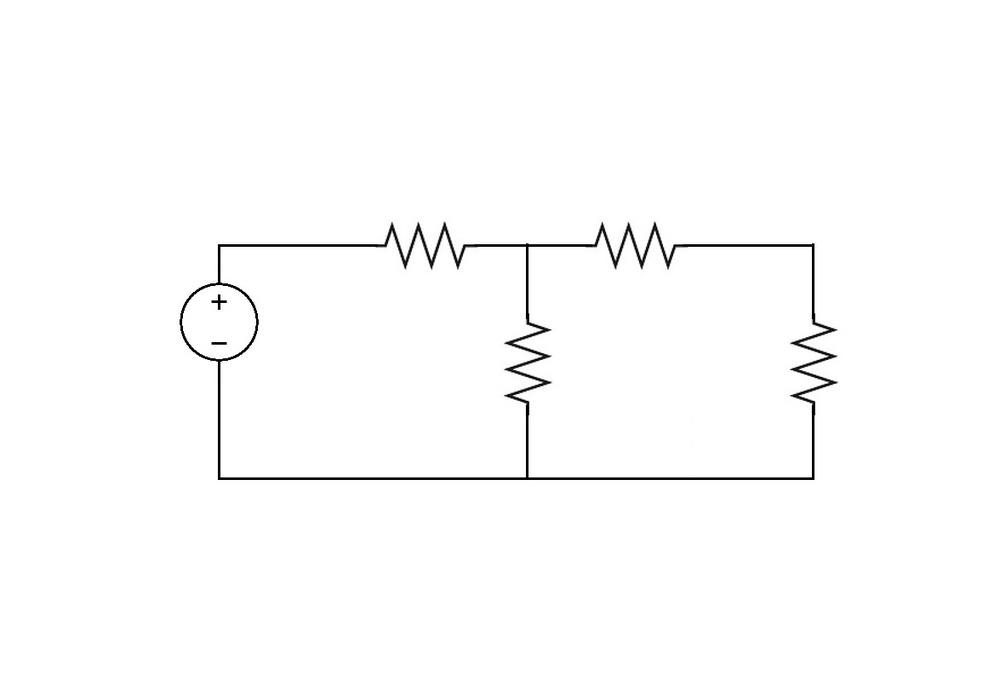
#> input picture circuit4.jpg, 1000 x 697 px, shrunk from 1175 x 819 before the run
$ jupyter execute 'Assigned Lab.ipynb'
#> lines starting #> are read from the running program, lines starting #| are printed output that depends on the picture; after the words box and inside, x2 and y2 are one past the last pixel; in counts of white or black regions, pixels touching at a corner belong together
[cell 1]
import cv2
import numpy as np
from matplotlib import pyplot as plt

img = cv2.imread("circuit4.jpg")
#> img is the input picture: shape (697, 1000, 3); mean B, G, R 252.3, 252.3, 252.3
gray = cv2.cvtColor(img, cv2.COLOR_BGR2GRAY)

resistor = cv2.imread("resistor.jpg",0)
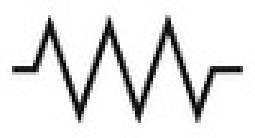
#> input picture resistor.jpg, 85 x 46 px, shrunk from 100 x 54 before the run (shown 3 times larger)
#> resistor: shape (46, 85); min 0, max 255, mean 227.4
resistor90 = cv2.imread("res90.jpg",0)
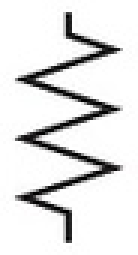
#> input picture res90.jpg, 46 x 85 px, shrunk from 54 x 100 before the run (shown 3 times larger)
#> resistor90: shape (85, 46); min 0, max 255, mean 227.4
source = cv2.imread("src.jpg",0)
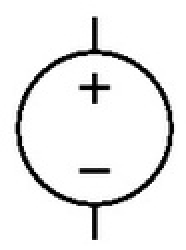
#> input picture src.jpg, 93 x 125 px, shrunk from 109 x 147 before the run (shown 2 times larger)
#> source is the input picture: shape (125, 93); min 0, max 255, mean 237
#node = cv2.imread("node.jpg",0)

wres, hres = resistor.shape[::-1]
#> wres = 85; hres = 46
wres90, hres90 = resistor90.shape[::-1]
#> wres90 = 46; hres90 = 85
ws, hs = source.shape[::-1]
#> ws = 93; hs = 125
#wn, hn = node.shape[::-1]

res = cv2.matchTemplate(gray, resistor, cv2.TM_CCOEFF_NORMED)
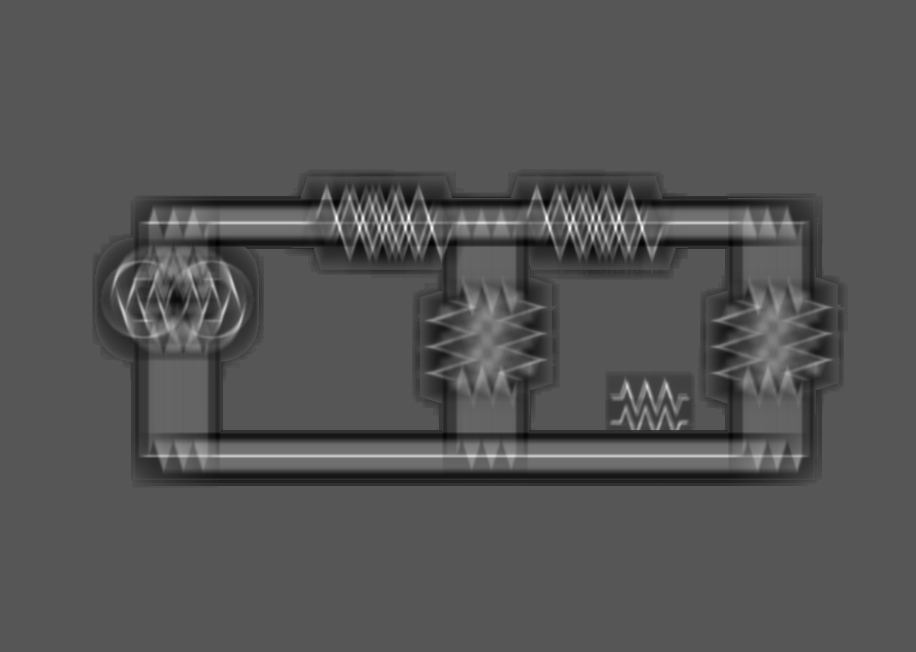
#> res: shape (652, 916) float32; min -0.14, max 0.275, mean -0.00272; drawn with min black and max white
res90 = cv2.matchTemplate(gray, resistor90, cv2.TM_CCOEFF_NORMED)
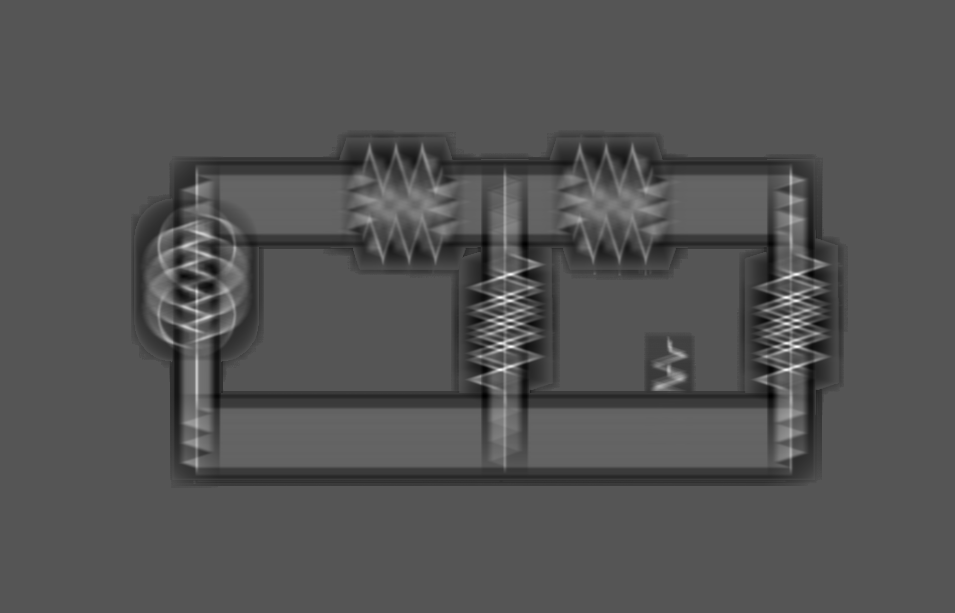
#> res90: shape (613, 955) float32; min -0.142, max 0.28, mean -0.00256; drawn with min black and max white
src = cv2.matchTemplate(gray, source, cv2.TM_CCOEFF_NORMED)
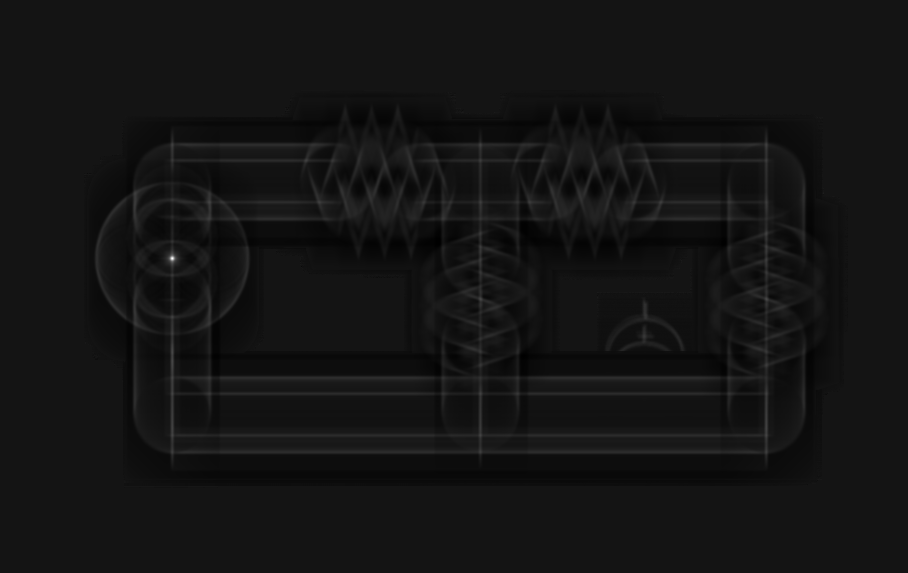
#> src: shape (573, 908) float32; min -0.085, max 0.965, mean -0.00177; drawn with min black and max white
#nd = cv2.matchTemplate(gray, node, cv2.TM_SQDIFF_NORMED)

min_val, max_val, min_loc, max_loc = cv2.minMaxLoc(res)
#> min_val = -0.14; max_val = 0.275; min_loc = (217, 244); max_loc = (359, 228)
min_val_90, max_val_90, min_loc_90, max_loc_90 = cv2.minMaxLoc(res90)
#> min_val_90 = -0.142; max_val_90 = 0.28; min_loc_90 = (484, 395); max_loc_90 = (796, 346)
min_vals, max_vals, min_locs, max_locs = cv2.minMaxLoc(src)
#> min_vals = -0.085; max_vals = 0.965; min_locs = (438, 241); max_locs = (172, 258)
#min_valn, max_valn, min_locn, max_locn = cv2.minMaxLoc(nd)

# create threshold from min val, find where sqdiff is less than thresh
match_locations = np.where(res/max_val>=0.99925)
#> match_locations = ([228], [359])
match_locations_90 = np.where(res90/max_val_90 >= 0.99925)
#> match_locations_90 = ([346], [796])
match_locations_src = np.where(src/max_vals>=0.99925)
#> match_locations_src = ([258], [172])
#match_locations_nd = np.where(nd/max_valn>=0.99925)


print("Resistors Found: ", len(match_locations_90[0])+len(match_locations[0]))
#| Resistors Found:  2
print("Voltage Sources Found: ", len(match_locations_src[0]))
#| Voltage Sources Found:  1
#print("Nodes Found: ", len(match_locations_nd[0]))

# draw template match boxes
i = 1
for (x, y) in zip(match_locations[1], match_locations[0]):
    cv2.rectangle(img, (x, y), (x+wres, y+hres), [0,255,255], 2)
    cv2.putText(img,"R"+str(i), (x,y), cv2.FONT_HERSHEY_SIMPLEX, 1.5, 255)
    i+=1
#> this loop made 1 pass
#> (x, y, i) on pass 1: (359, 228, 2)
#> after the loop, i = 2
for (x, y) in zip(match_locations_90[1], match_locations_90[0]):
    cv2.rectangle(img, (x, y), (x+wres90, y+hres90), [0,255,255], 2)
    cv2.putText(img,"R"+str(i), (x+20,y), cv2.FONT_HERSHEY_SIMPLEX, 1.5, 255)
    i+=1
#> this loop made 1 pass
#> (x, y, i) on pass 1: (796, 346, 3)
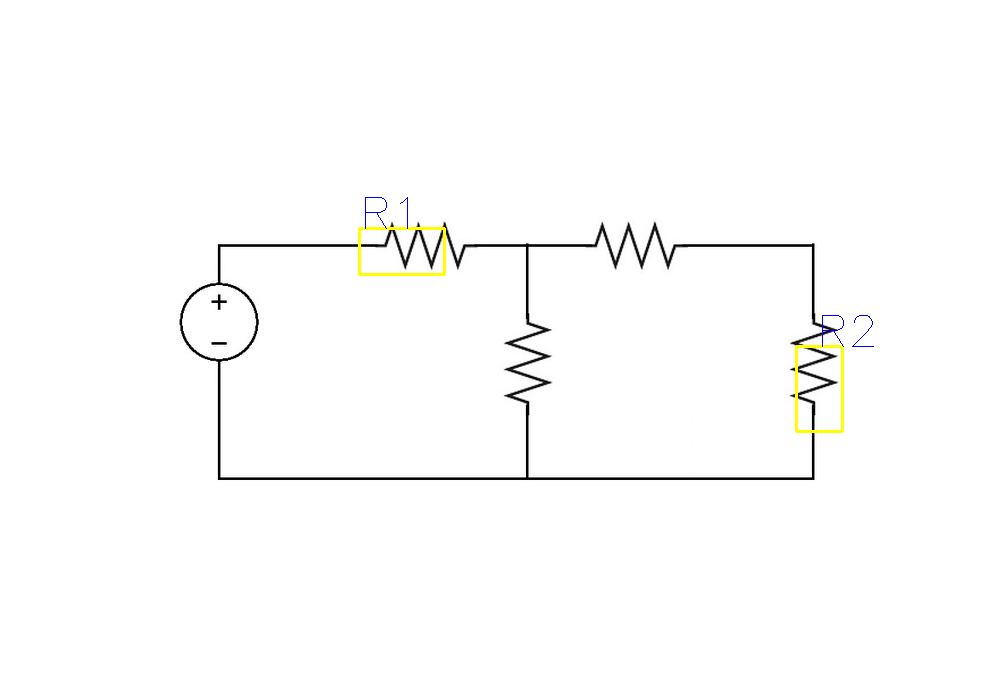
#> img: shape (697, 1000, 3); mean B, G, R 251.8, 252.2, 252.2
#> after the loop, i = 3
i = 1
for (x, y) in zip(match_locations_src[1], match_locations_src[0]):
    cv2.rectangle(img, (x, y), (x+ws, y+hs), [255,0,255], 2)
    #cv2.rectangle(img, (int(x+ws/2)+2, y-2), (int(x+ws/2)+2, y-4), [255,0,255], 2)
    cv2.putText(img,"V"+str(i), (x,y), cv2.FONT_HERSHEY_SIMPLEX, 1.5, 255)
    if i == 1:
        xtrav = int(x+ws/2)+2
        ytrav = y-2
    i+=1
#> this loop made 1 pass
#> (x, y, xtrav, ytrav, i) on pass 1: (172, 258, 220, 256, 2)
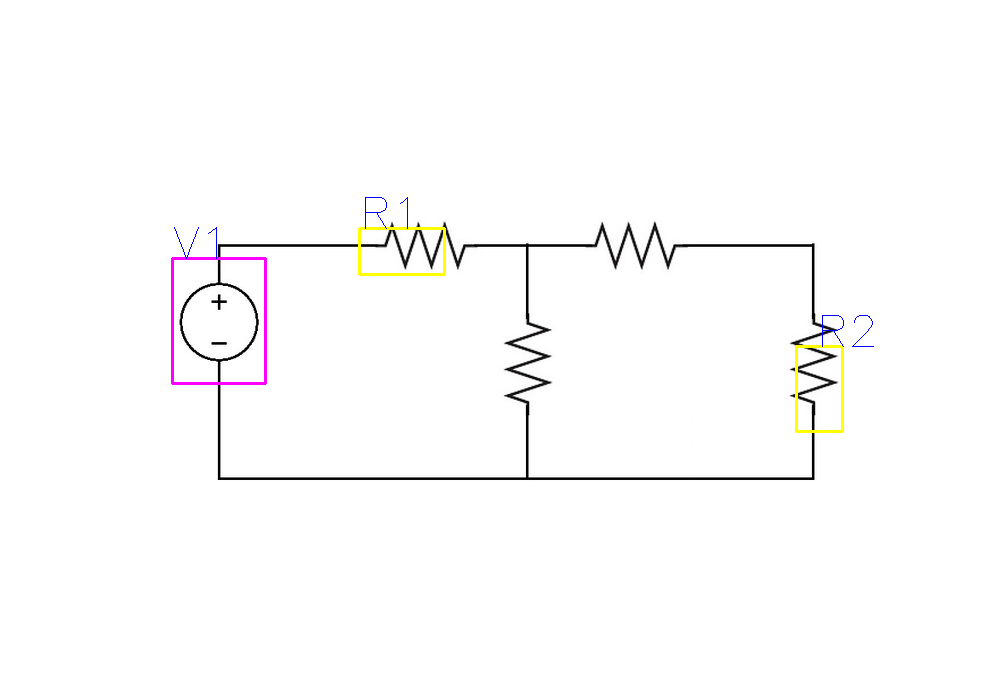
#> img: shape (697, 1000, 3); 0.2% of pixels changed, all inside (x1, y1, x2, y2) = (171, 227, 267, 385)
#> after the loop, i = 2
i = 1

# [15 lines of commented-out code are left out]
cv2.imshow('', img)
cv2.waitKey(0)
#> Out = 27

[cell 2]
##### TRAVERSAL ALGORITHM ########
flag = 1
start = 1
travup = 0
travdown = 0
travleft = 0
travright = 0
n = 0
stored = []
ar = []
print(img[ytrav][xtrav])
#| [149 149 149]
while flag:
    space = 0
    if start:
        travup = 1
        start = 0
    print('ar',ar)
    if ar:
        if ar[0][2]==0:
            ytrav=ar[0][0]
            xtrav=ar[0][1]
            ar=ar[1:]
            travup=1
        elif ar[0][2]==1:
            ytrav=ar[0][0]
            xtrav=ar[0][1]
            ar=ar[1:]
            travright=1
        elif ar[0][2]==2:
            ytrav=ar[0][0]
            xtrav=ar[0][1]
            ar=ar[1:]
            travdown=1
        elif ar[0][2]==3:
            ytrav=ar[0][0]
            xtrav=ar[0][1]
            ar=ar[1:]
            travleft=1

    print('up',travup)
    print('right',travright)
    print('down',travdown)
    print('left',travleft)
    if travup == 1:
        while travup:
            if space-1>=0:
                space-=1
            for i in range(-3,3):
                img[ytrav][xtrav+i] = [255,0,255]
            pix_left = img[ytrav][xtrav-5]
            pix_rite = img[ytrav][xtrav+5]
            if pix_left[0]==0 and pix_left[1]==0 and pix_left[2]==0 and space==0:
                stored = [ytrav,xtrav-5,3]
                space = 8
                ar.append(stored)
                cv2.putText(img,"N"+str(n), (xtrav,ytrav-10), cv2.FONT_HERSHEY_SIMPLEX, 1.5, 255)
                n+=1
            if pix_rite[0]==0 and pix_rite[1]==0 and pix_rite[2]==0 and space==0:
                stored = [ytrav,xtrav+5,1]
                space = 8
                ar.append(stored)
                cv2.putText(img,"N"+str(n), (xtrav,ytrav-10), cv2.FONT_HERSHEY_SIMPLEX, 1.5, 255)
                n+=1
            ytrav -= 1
            pix = img[ytrav][xtrav]
            if(pix[0]==255 and pix[1]==0 and pix[2]==255):
                travup=0
                break
            if(pix[0]==0 and pix[1]==255 and pix[2]==255):
                ytrav-=hres90-5
                pix = img[ytrav][xtrav]
            elif(pix[0]>50 or pix[1]>50 or pix[2]>50):
                travup=0

    elif travright == 1:
        while travright:
            if space-1>=0:
                space-=1
            for i in range(-3,3):
                img[ytrav+i][xtrav] = [255,0,255]
            pix_up = img[ytrav-5][xtrav]
            pix_down = img[ytrav+5][xtrav]
            if pix_up[0]==0 and pix_up[1]==0 and pix_up[2]==0 and space==0:
                stored = [ytrav-5,xtrav+2,0]
                space = 8
                ar.append(stored)
                cv2.putText(img,"N"+str(n), (xtrav,ytrav-10), cv2.FONT_HERSHEY_SIMPLEX, 1.5, 255)
                n+=1
            if pix_down[0]==0 and pix_down[1]==0 and pix_down[2]==0 and space==0:
                stored = [ytrav+5,xtrav+2,2]
                space = 8
                ar.append(stored)
                cv2.putText(img,"N"+str(n), (xtrav,ytrav-10), cv2.FONT_HERSHEY_SIMPLEX, 1.5, 255)
                n+=1
            xtrav += 1
            pix = img[ytrav][xtrav]
            if(pix[0]==255 and pix[1]==0 and pix[2]==255):
                travright=0
                break
            if(pix[0]==0 and pix[1]==255 and pix[2]==255):
                xtrav+=wres+5
                pix = img[ytrav][xtrav]
            elif(pix[0]>50 or pix[1]>50 or pix[2]>50):
                travright=0

    elif travdown == 1:
        while travdown:
            if space-1>=0:
                space-=1
            for i in range(-3,3):
                img[ytrav][xtrav+i] = [255,0,255]
            pix_left = img[ytrav][xtrav-5]
            pix_right = img[ytrav][xtrav+5]
            if pix_left[0]==0 and pix_left[1]==0 and pix_left[2]==0 and space==0:
                stored = [ytrav,xtrav-5,3]
                space = 8
                ar.append(stored)
                cv2.putText(img,"N"+str(n), (xtrav,ytrav-10), cv2.FONT_HERSHEY_SIMPLEX, 1.5, 255)
                n+=1
            if pix_right[0]==0 and pix_right[1]==0 and pix_right[2]==0 and space==0:
                stored = [ytrav,xtrav+5,1]
                space = 8
                ar.append(stored)
                cv2.putText(img,"N"+str(n), (xtrav,ytrav-10), cv2.FONT_HERSHEY_SIMPLEX, 1.5, 255)
                n+=1
            ytrav += 1
            pix = img[ytrav][xtrav]
            if(pix[0]==255 and pix[1]==0 and pix[2]==255):
                travdown=0
                break
            if(pix[0]==0 and pix[1]==255 and pix[2]==255):
                ytrav+=hres90+5
                pix = img[ytrav][xtrav]
            elif(pix[0]>50 or pix[1]>50 or pix[2]>50):
                travdown=0

    elif travleft == 1:
        while travleft:
            if space-1>=0:
                space-=1
            for i in range(-3,3):
                img[ytrav+i][xtrav] = [255,0,255]
            pix_up = img[ytrav-5][xtrav]
            pix_down = img[ytrav+5][xtrav]
            if pix_up[0]==0 and pix_up[1]==0 and pix_up[2]==0 and space==0:
                stored = [ytrav-5,xtrav,0]
                space = 8
                ar.append(stored)
                cv2.putText(img,"N"+str(n), (xtrav,ytrav-10), cv2.FONT_HERSHEY_SIMPLEX, 1.5, 255)
                n+=1
            if pix_down[0]==0 and pix_down[1]==0 and pix_down[2]==0 and space==0:
                stored = [ytrav+5,xtrav,2]
                space = 8
                ar.append(stored)
                cv2.putText(img,"N"+str(n), (xtrav,ytrav-10), cv2.FONT_HERSHEY_SIMPLEX, 1.5, 255)
                n+=1
            xtrav -= 1
            pix = img[ytrav][xtrav]
            if(pix[0]==255 and pix[1]==0 and pix[2]==255):
                travleft=0
                break
            if(pix[0]==0 and pix[1]==255 and pix[2]==255):
                xtrav-=wres-5
                pix = img[ytrav][xtrav]
            elif(pix[0]>50 or pix[1]>50 or pix[2]>50):
                travleft=0
    else:
        flag = 0
#> img: shape (697, 1000, 3); under 0.01% of pixels changed, all inside (x1, y1, x2, y2) = (217, 256, 223, 257)
#> after the loop, ar = []; n = 0; start = 0; stored = []; xtrav = 220; ytrav = 255
cv2.imshow('', img)
cv2.waitKey(0)
#> Out = 27
